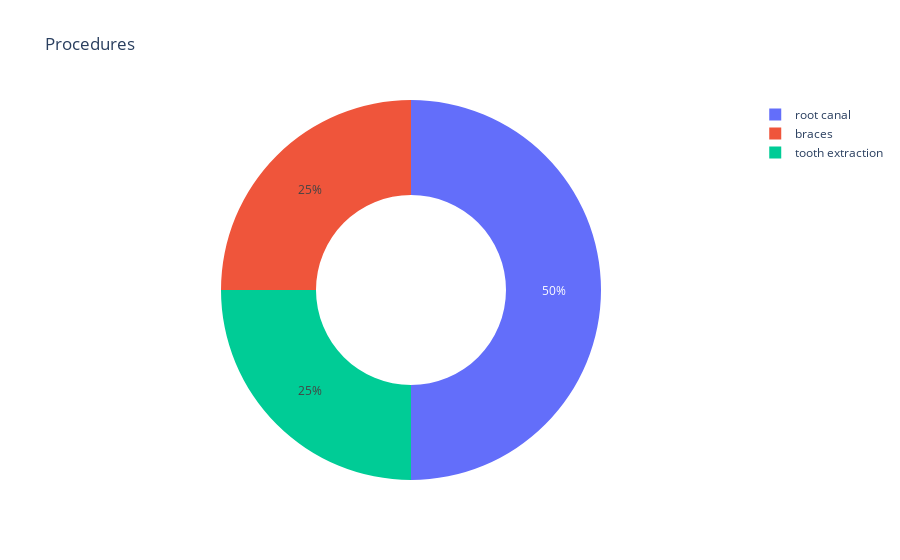

Notebook cell for this chart:
### Code cell
import plotly.express as px
import pandas as pd
import apps.constants as c

# create a data frame with 5 procedures and their count
df =c.get_top_procedures([4,5])
# create a pie chart
fig = px.pie(df, values="count", 
             names="procedure_name", 
             title="Procedures",
             hole=0.5)
fig.show()

### Figure 1 — Plotly figure (JSON) as saved in the notebook; plotly's stock layout.template omitted (floating-point values rounded to 4 significant figures)
{"data": [{"domain": {"x": [0, 1], "y": [0, 1]}, "hole": 0.5, "hovertemplate": "procedure_name=%{label}<br>count=%{value}<extra></extra>", "labels": ["root canal", "braces", "tooth extraction"], "legendgroup": "", "name": "", "showlegend": true, "type": "pie", "values": [2, 1, 1]}], "layout": {"legend": {"tracegroupgap": 0}, "title": {"text": "Procedures"}}}
